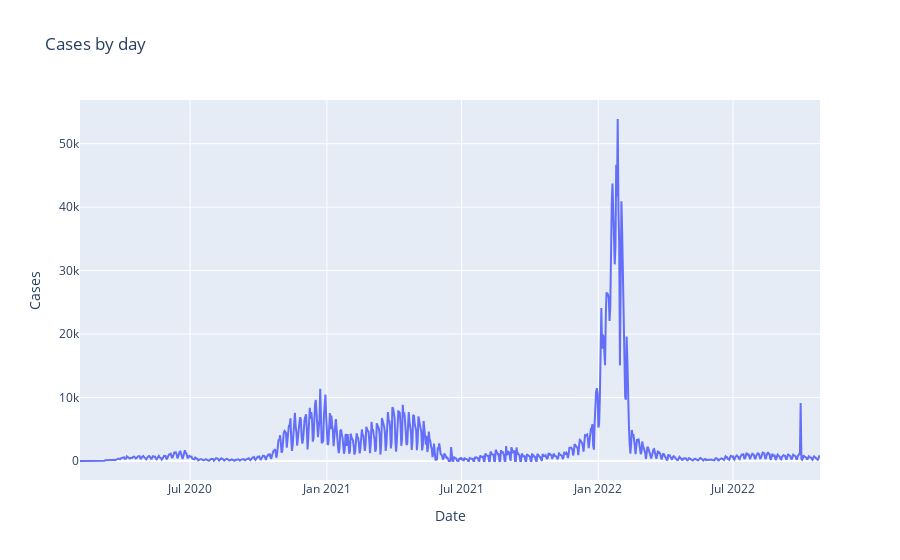

Notebook code for this chart:
### Code cell
fig = px.line(
    df_days,
    x = "Statistikdatum",
    y = "Totalt_antal_fall",
    title = "Cases by day",
    labels = {"Totalt_antal_fall": "Cases", "Statistikdatum": "Date"}
)

fig.update_layout(hovermode = 'x')

fig.write_html("Visualizations/SWE_cases_by_day.html")
fig.show()

### Figure 1 — Plotly figure (JSON) as saved in the notebook; plotly's stock layout.template omitted (floating-point values rounded to 4 significant figures; data arrays with more than 128 entries replaced by an {"elided": "..."} marker saying what was removed)
{"data": [{"hovertemplate": "Date=%{x}<br>Cases=%{y}<extra></extra>", "legendgroup": "", "line": {"color": "#636efa", "dash": "solid"}, "marker": {"symbol": "circle"}, "mode": "lines", "name": "", "orientation": "v", "showlegend": false, "type": "scatter", "x": {"elided": "996 str values"}, "xaxis": "x", "y": {"elided": "996 int values"}, "yaxis": "y"}], "layout": {"hovermode": "x", "legend": {"tracegroupgap": 0}, "title": {"text": "Cases by day"}, "xaxis": {"anchor": "y", "domain": [0, 1], "title": {"text": "Date"}}, "yaxis": {"anchor": "x", "domain": [0, 1], "title": {"text": "Cases"}}}}
